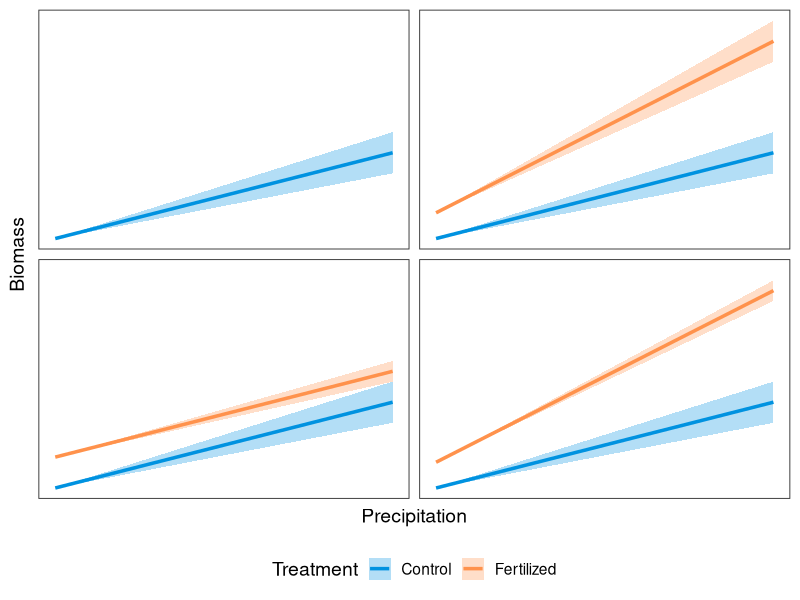
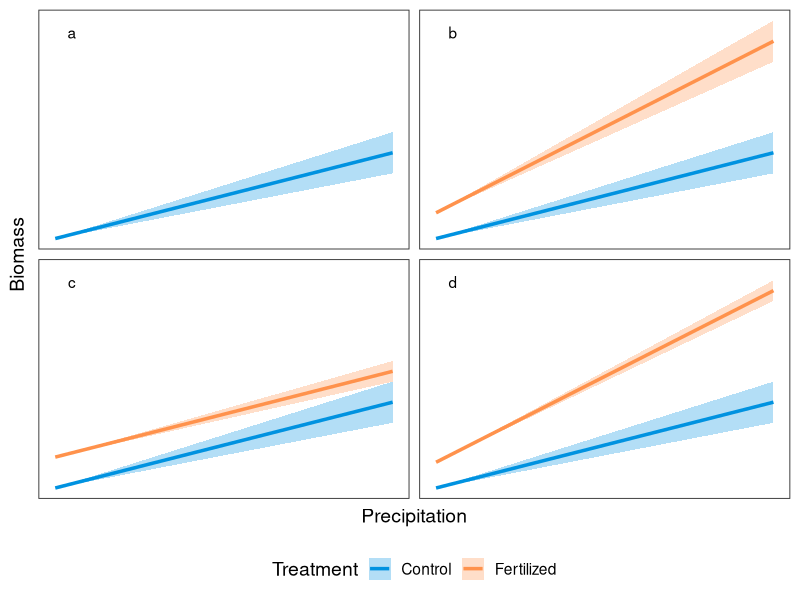

Source code (R) for these figures, in order:
library(ggplot2)

# Create a data frame for plotting
x <- seq(0, 10, length.out = 25)
y1 <- 2 + 0.5 * x  
y1.2 <- 2 + 0.5 * x
y1.3 <- 2 + 0.5 * x
y1.4 <- 2 + 0.5 * x
y2 <- 3.5 + 1 * x  # Steeper slope
y3 <- 3.8 + 0.5 * x  
y4 <- 3.5 + 1 * x  # Steeper slope

# Standard errors
se1 <- 1.2 * x / 10
se1.2 <- 1.2 * x / 10
se1.3 <- 1.2 * x / 10
se1.4 <- 1.2 * x / 10
se2 <- 1.2 * x / 10   
se3 <- 0.6 * x / 10   # Smaller standard error
se4 <- 0.6 * x / 10   # Smaller standard error

data_main_line <- data.frame(
  x = rep(x, 4),
  y = c(y1, y1.2, y1.3, y1.4),
  ymin = c(y1 - se1, y1.2 - se1.2, y1.3 - se1.3, y1.4 - se1.4),
  ymax = c(y1 + se1, y1.2 + se1.2, y1.3 + se1.3, y1.4 + se1.4),
  panel = factor(rep(1:4, each = length(x))),
  Treatment = "Control"
)

data_unique_line <- data.frame(
  x = rep(x, 3),
  y = c(y2, y3, y4),
  ymin = c(y2 - se2, y3 - se3, y4 - se4),
  ymax = c(y2 + se2, y3 + se3, y4 + se4),
  panel = factor(rep(2:4, each = length(x))),
  Treatment = "Fertilized"
)

final_data <- rbind(data_main_line, data_unique_line)

fig1 <- ggplot(final_data, aes(x = x, y = y)) +
  geom_ribbon(aes(ymin = ymin, ymax = ymax, fill = Treatment), alpha = 0.3) +
  geom_line(aes(color = Treatment), linewidth = 1.2) +
  facet_wrap(.~panel, nrow = 2, ncol = 2) +
  theme_bw(14) +
  scale_color_manual(values = c("#0092E0", "#ff924c")) +
  scale_fill_manual(values = c("#0092E0", "#ff924c")) +
  labs(x = "Precipitation", y = "Biomass") +
  theme(
    axis.ticks = element_blank(),
    axis.text = element_blank(),
    strip.text = element_blank(),
    panel.grid = element_blank(),
    legend.position = "bottom"
  )

fig1

fig1_labels <- data.frame(panel = c(1,2,3,4), label = c("a", "b", "c", "d"))

fig1 + geom_text(x = 0.5, y = 14, aes(label = label), data = fig1_labels)
